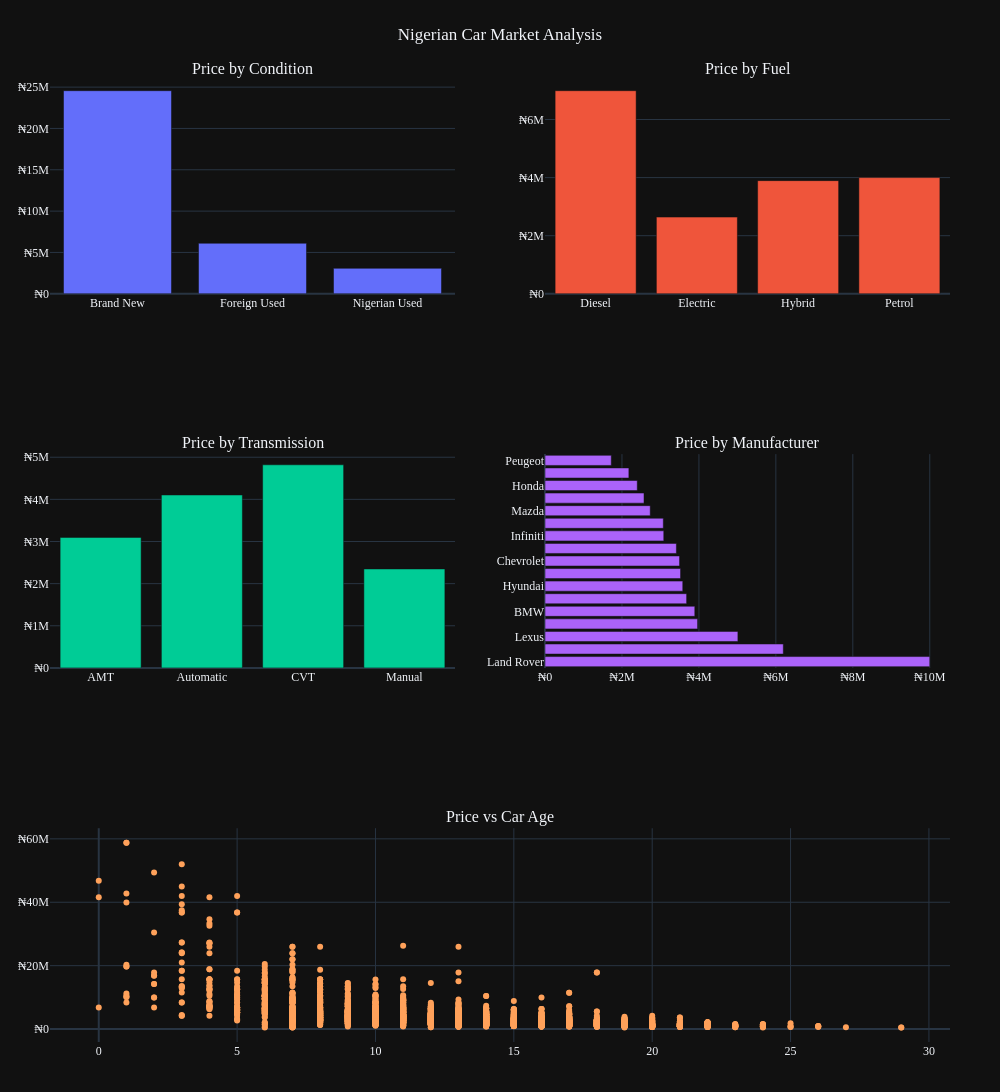

Write notebook code for a chart like this one.
### Code cell
# Reset Index adds indexes and turns it into a table
condition_avg = filtered_df.groupby('Condition')['Price'].mean().reset_index()
fuel_avg = filtered_df.groupby('Fuel')['Price'].mean().reset_index()
transmission_avg = filtered_df.groupby('Transmission')['Price'].mean().reset_index()
manufacturers_avg = filtered_df.groupby('Manufacturer')['Price'].mean().sort_values(ascending=False).reset_index()

fig = make_subplots(
    rows=3, cols=2,
    subplot_titles=['Price by Condition', 'Price by Fuel',
                    'Price by Transmission', 'Price by Manufacturer',
                    'Price vs Car Age'],
    specs=[
        [{"type": "bar"}, {"type": "bar"}],
        [{"type": "bar"}, {"type": "bar"}],
        [{"type": "scatter", "colspan": 2}, None]
    ]
)

# Add the Condition Bar Chart
fig.add_trace(
    go.Bar(x=condition_avg['Condition'],
           y=condition_avg['Price'], name='Condition'),
    row=1, col=1
)

# Add Fuel 
fig.add_trace(
  go.Bar(x=fuel_avg['Fuel'], y=fuel_avg['Price'], name = 'Fuel'),
  row=1, col=2
)
# Add Transmission
fig.add_trace(
  go.Bar(x=transmission_avg['Transmission'], y=transmission_avg['Price'], name = 'Transmission'),
  row=2, col=1
)
# Add Manufacturer
fig.add_trace(
  go.Bar(x=manufacturers_avg['Price'], y=manufacturers_avg['Manufacturer'],orientation= 'h', name = 'Manufacturer'),
  row=2, col=2
)

# SHow Relationship between the car age and the price
fig.add_trace(
    go.Scatter(x=df['car_age'], y=df['Price'],
               mode='markers', name='Car Age vs Price'),
    row=3, col=1
)

# fix the ylabel tickers 
fig.update_yaxes(tickprefix='₦', row=1, col=1)
fig.update_yaxes(tickprefix='₦', row=1, col=2)
fig.update_yaxes(tickprefix='₦', row=2, col=1)
# ticker for horizontal bar chart
fig.update_xaxes(tickprefix='₦', row=2, col=2)
# ticker for scatter plot
fig.update_yaxes(tickprefix='₦', row=3, col=1)

# fix the layout issues
fig.update_layout(
    height=1200,
    width=1000,
    title_text='Nigerian Car Market Analysis',
    title_x=0.5,
    showlegend=False,
    template='plotly_dark',
    margin=dict(l=50, r=50, t=80, b=50),
    font= dict(family='Monaco', size=12)
)

fig.write_image('car-analysis.png')
fig.write_html('car-analysis.html')

fig.show()

### Figure 1 — Plotly figure (JSON) as saved in the notebook; plotly's stock layout.template omitted (floating-point values rounded to 4 significant figures; data arrays with more than 128 entries replaced by an {"elided": "..."} marker saying what was removed)
{"data": [{"name": "Condition", "type": "bar", "x": ["Brand New", "Foreign Used", "Nigerian Used"], "xaxis": "x", "y": [24570000.0, 6109000.0, 3080000.0], "yaxis": "y"}, {"name": "Fuel", "type": "bar", "x": ["Diesel", "Electric", "Hybrid", "Petrol"], "xaxis": "x2", "y": [6992000.0, 2640000.0, 3896000.0, 4000000.0], "yaxis": "y2"}, {"name": "Transmission", "type": "bar", "x": ["AMT", "Automatic", "CVT", "Manual"], "xaxis": "x3", "y": [3098000.0, 4104000.0, 4820000.0, 2348000.0], "yaxis": "y3"}, {"name": "Manufacturer", "orientation": "h", "type": "bar", "x": [9999000.0, 6193000.0, 5013000.0, 3966000.0, 3893000.0, 3681000.0, 3580000.0, 3523000.0, 3497000.0, 3414000.0, 3087000.0, 3075000.0, 2734000.0, 2573000.0, 2398000.0, 2180000.0, 1722000.0], "xaxis": "x4", "y": ["Land Rover", "Mercedes-Benz", "Lexus", "Toyota", "BMW", "Ford", "Hyundai", "Kia", "Chevrolet", "Acura", "Infiniti", "Volkswagen", "Mazda", "Pontiac", "Honda", "Nissan", "Peugeot"], "yaxis": "y4"}, {"mode": "markers", "name": "Car Age vs Price", "type": "scatter", "x": {"elided": "3617 int values"}, "xaxis": "x5", "y": {"elided": "3617 float values"}, "yaxis": "y5"}], "layout": {"annotations": [{"font": {"size": 16}, "showarrow": false, "text": "Price by Condition", "x": 0.225, "xanchor": "center", "xref": "paper", "y": 1, "yanchor": "bottom", "yref": "paper"}, {"font": {"size": 16}, "showarrow": false, "text": "Price by Fuel", "x": 0.775, "xanchor": "center", "xref": "paper", "y": 1, "yanchor": "bottom", "yref": "paper"}, {"font": {"size": 16}, "showarrow": false, "text": "Price by Transmission", "x": 0.225, "xanchor": "center", "xref": "paper", "y": 0.6111, "yanchor": "bottom", "yref": "paper"}, {"font": {"size": 16}, "showarrow": false, "text": "Price by Manufacturer", "x": 0.775, "xanchor": "center", "xref": "paper", "y": 0.6111, "yanchor": "bottom", "yref": "paper"}, {"font": {"size": 16}, "showarrow": false, "text": "Price vs Car Age", "x": 0.5, "xanchor": "center", "xref": "paper", "y": 0.2222, "yanchor": "bottom", "yref": "paper"}], "font": {"family": "Monaco", "size": 12}, "height": 1200, "margin": {"b": 50, "l": 50, "r": 50, "t": 80}, "showlegend": false, "title": {"text": "Nigerian Car Market Analysis", "x": 0.5}, "width": 1000, "xaxis": {"anchor": "y", "domain": [0, 0.45]}, "xaxis2": {"anchor": "y2", "domain": [0.55, 1]}, "xaxis3": {"anchor": "y3", "domain": [0, 0.45]}, "xaxis4": {"anchor": "y4", "domain": [0.55, 1], "tickprefix": "₦"}, "xaxis5": {"anchor": "y5", "domain": [0, 1]}, "yaxis": {"anchor": "x", "domain": [0.7778, 1], "tickprefix": "₦"}, "yaxis2": {"anchor": "x2", "domain": [0.7778, 1], "tickprefix": "₦"}, "yaxis3": {"anchor": "x3", "domain": [0.3889, 0.6111], "tickprefix": "₦"}, "yaxis4": {"anchor": "x4", "domain": [0.3889, 0.6111]}, "yaxis5": {"anchor": "x5", "domain": [0, 0.2222], "tickprefix": "₦"}}}
